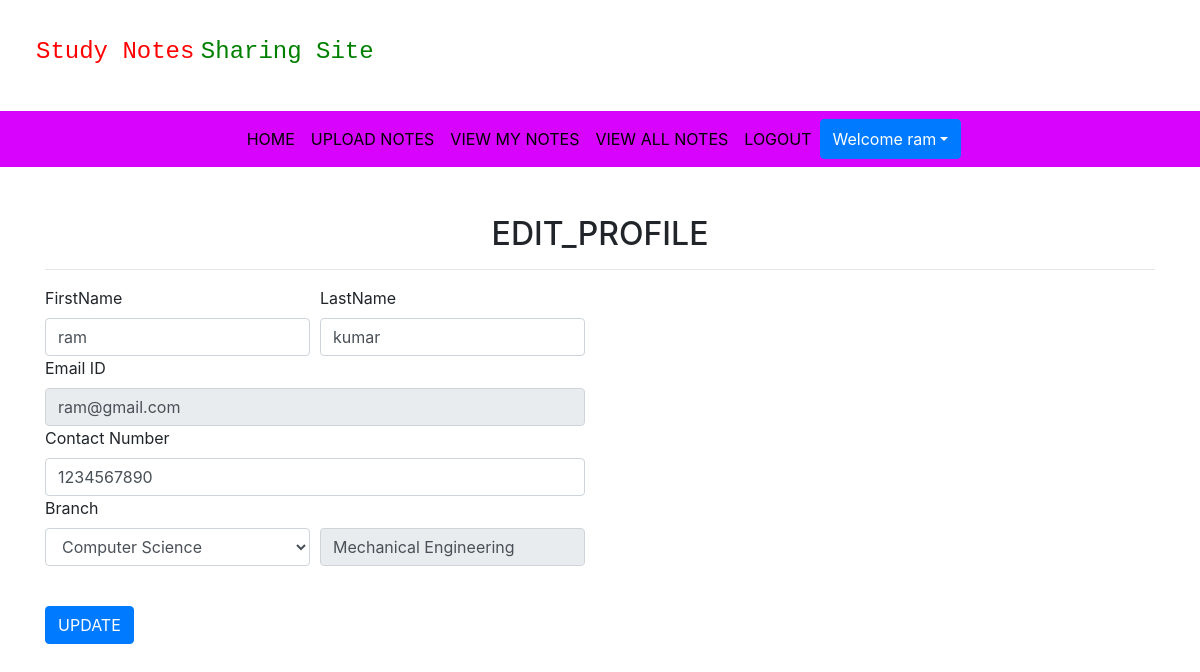
Screenshot of /edit_profile (signed in) with the database file from the repository.
### notes/models.py (models this page shows, shortened)
class Signup(models.Model):
	user = models.ForeignKey(User,on_delete=models.CASCADE)
	contact = models.CharField(max_length=10,null=True)
	branch = models.CharField(max_length=50)
	role = models.CharField(max_length=20)

### notes/views.py (the view, shortened to what this page needs)
# urls.py: path('edit_profile',views.edit_profile,name='edit_profile'),
def edit_profile(request):
    if not request.user.is_authenticated:
        return redirect('login')
    user = User.objects.get(id=request.user.id)
    data = Signup.objects.get(user=user)
    error = False
    d = {'data': data, 'user': user, 'error': error}
    return render(request, 'edit_profile.html', d)

### notes/templates/edit_profile.html (shortened to what this page needs)
{% extends 'user_navigation.html' %}
{% load static %}
{% block body %}
<div class="container mt-5">
    <h2 class="text-center">EDIT_PROFILE</h2>
    <hr>
    <div class="row">
        <div class="col-sm-6">
            <form action="" method="post">
                <div class="form-row">
                    <div class="form group col-md-6">
                        <label>FirstName</label>
                        <input type="text" class="form-control" value="{{data.user.first_name}}" name="firstname">
                    </div>
                    <div class="form group col-md-6">
                        <label>LastName</label>
                        <input type="text" class="form-control" value="{{data.user.last_name}}" name="lastname">
                    </div>
                </div>
                <div class="form-row">
                    <div class="form group col-md-12">
                        <label>Email ID</label>
                        <input type="text" class="form-control" value="{{data.user.username}}" name="emailid" readonly>
                    </div>
                </div>
                <div class="form-row">
                    <div class="form group col-md-12">
                        <label>Contact Number</label>
                        <input type="text" class="form-control" value="{{data.contact}}" name="contact">
                    </div>
                </div>
                <div class="form-row">
                    <div class="form group col-md-6">
                        <label>Branch</label>
                        <select name="branch" class="form-control" name="branch">
                            <option value="Computer Science">Computer Science</option>
                        </select>
                    </div>
                    <div class="form-group col-md-6 mt-2">
                        <br>
                        <input type="text" value="{{data.branch}}" class="form-control" readonly>
                    </div>
                </div>
                <input type="submit" value="UPDATE" class="btn btn-primary mt-4">
            </form>
        </div>
    </div>
</div>
{% endblock %}

### notes/templates/user_navigation.html (shortened to what this page needs)
<!DOCTYPE html>
{% load static %}
<html lang="en">
<head>
    <link rel="stylesheet" href="https://cdn.jsdelivr.net/npm/bootstrap@4.6.2/dist/css/bootstrap.min.css">
    <link rel="stylesheet" href="{% static 'css/mystyle.css' %}">
    <link href="https://cdnjs.cloudflare.com/ajax/libs/font-awesome/5.13.0/css/all.min.css" rel="stylesheet">
</head>
<body  >
    <h4 style="padding: 3%;"><samp style="color:red ;">Study Notes</samp> <samp style="color: green;">Sharing Site</samp></h4>
    <nav class="navbar navbar-expand-sm justify-content-center" style="background-color: rgb(215, 3, 252);">
        <ul class="navbar-nav">
            <li class="navbar-item">
                <a class="nav-link" href="#">HOME</a>
            </li>
            <li class="navbar-item">
                <a class="nav-link" href="{% url 'upload_notes' %}">UPLOAD NOTES</a>
            </li>
            <li class="navbar-item">
                <a class="nav-link" href="{% url 'view_mynotes' %}">VIEW MY NOTES</a>
            </li>
            <li class="navbar-item">
                <a class="nav-link" href="{% url 'view_all_nots' %}">VIEW ALL NOTES</a>
            </li>
            <li class="navbar-item">
                <a class="nav-link" href="{% url 'logout' %}">LOGOUT</a>
            </li>
<div class="btn-group">
    <button  type="button" class="btn btn-primary dropdown-toggle " data-toggle="dropdown">
        Welcome {{request.user.first_name}}</button>
</div>
        </ul>
    </nav>
</body>
</html>
{% block body %}
{% endblock %}

### notes/static/css/mystyle.css (style rules this page uses)
.nav-link { color: black; }

### rows the page displays
Signup: firstname "ram", lastname "kumar", emailid "ram@gmail.com", contact "1234567890", branch "Mechanical Engineering"

### other values shown
{{ request.user.first_name }} "ram"
